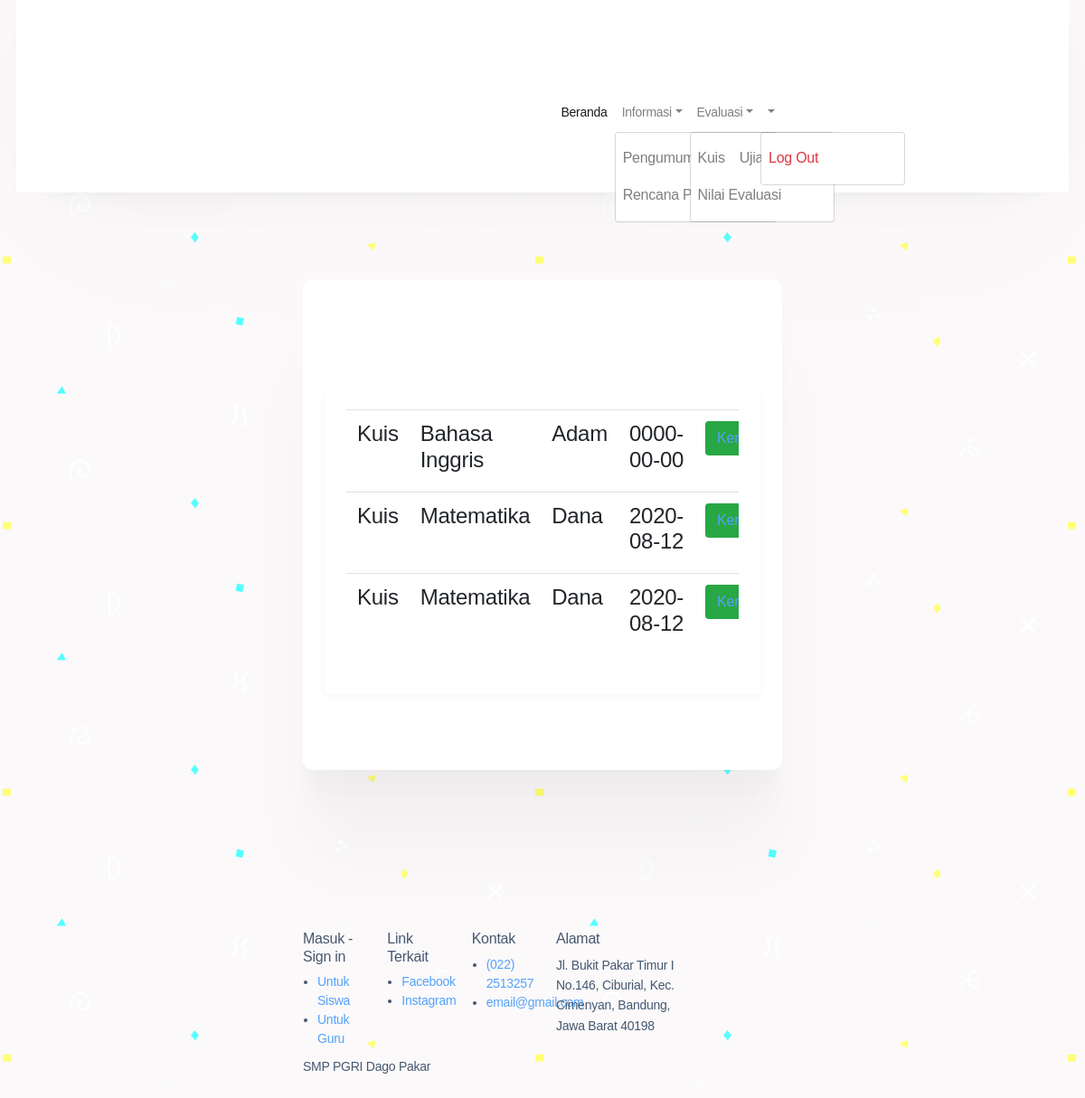
/index.php/user/kuis, run on the app's committed database.
### tables this page shows
CREATE TABLE `evaluasi` (
  `id_evaluasi` varchar(10) NOT NULL,
  `jenis_evaluasi` varchar(25) NOT NULL,
  `nama_materi` varchar(100) NOT NULL,
  `nama_guru` varchar(100) NOT NULL,
  `tanggal` date NOT NULL,
  `lampiran` varchar(128) NOT NULL
);

### application/controllers/User.php (called while the page is built, shortened)
<?php
class User extends CI_Controller
{
    public function __construct()
    {
        $this->load->library('form_validation');
    }
    public function kuis()
    {
        $this->load->model('m_evaluasi');
        $data['user'] = $this->db->get_where('data_siswa', ['email' =>
            $this->session->userdata('email')])->row_array();
        $data['user'] = $this->m_evaluasi->kuis()->result();
        $this->load->view('template/nav_user');
        $this->load->view('user/kuis', $data);
        $this->load->view('template/footer');
    }
}

### index.php (called while the page is built, shortened)
<?php
require_once BASEPATH.'core/CodeIgniter.php';

### application/models/M_evaluasi.php (called while the page is built, shortened)
<?php
class M_evaluasi extends CI_Model
{
    public function kuis()
    {
        $jenis_evaluasi = 'Kuis';
        $this->db->where('jenis_evaluasi', $jenis_evaluasi);
        return $this->db->get('evaluasi');
    }
}

### application/views/user/kuis.php (the view, shortened to what this page needs)
<div class="container">
    <div class="bg-white mx-auto p-4 buat-text" data-aos="fade-down" data-aos-duration="1400"
        style="width: 100%; border-radius:10px;">
        <div class="row">
                    <div class="col-md-12">
                        <div class="container bg-white p-4"
                            style="border-radius:3px;box-shadow:rgba(0, 0, 0, 0.03) 0px 4px 8px 0px">
                            <div class="table-responsive">
                                <table id="example" class="table align-items-center table-flush">
                                    <tbody>
                                        <?php
                                        foreach ($user as $u) {
                                            ?>
                                        <tr class="text-left">
                                            <td class="text-leftt">
                                                <h4><?php echo $u->jenis_evaluasi ?></h4>
                                            </td>
                                            <th scope="row">
                                                <h4><?php echo $u->nama_materi ?></h4>
                                            </th>
                                            <td class="text-leftt">
                                                <h4><?php echo $u->nama_guru ?></h4>
                                            </td>
                                            <td class="text-right">
                                                <h4><?php echo $u->tanggal ?></h4>
                                            </td>
                                            <td class="text-right">
                                            <a href="<?php echo site_url('user/soal/' . $u->id_evaluasi); ?>"
                                                class="btn btn-success">Kerjakan</a>
                                            </td>
                                        </tr>
                                        <?php
                                            }
                                            ?>
                                    </tbody>
                                </table>
                            </div>
                        </div>
                    </div>
                </div>
    </div>
</div>
<br>

### application/views/template/nav_user.php (shortened to what this page needs)
<!doctype html>
<html lang="en">
<head>
    <link href="https://unpkg.com/aos@2.3.1/dist/aos.css" rel="stylesheet">
    <link rel="stylesheet" href="<?=base_url('assets/')?>css/bootstrap.css">
    <link rel="stylesheet" href="<?=base_url('assets/')?>vendors/linericon/style.css">
    <link rel="stylesheet" href="<?=base_url('assets/')?>css/font-awesome.min.css">
    <link rel="stylesheet" href="<?=base_url('assets/')?>vendors/owl-carousel/owl.carousel.min.css">
    <link rel="stylesheet" href="<?=base_url('assets/')?>vendors/lightbox/simpleLightbox.css">
    <link rel="stylesheet" href="<?=base_url('assets/')?>vendors/nice-select/css/nice-select.css">
    <link rel="stylesheet" href="<?=base_url('assets/')?>vendors/animate-css/animate.css">
    <link rel="stylesheet" href="<?=base_url('assets/')?>vendors/popup/magnific-popup.css">
    <link rel="stylesheet" href="<?=base_url('assets/')?>css/style.css">
    <link rel="stylesheet" href="<?=base_url('assets/')?>css/user_style.css">
    <link rel="stylesheet" href="<?=base_url('assets/')?>css/materi_style.css">
    <link rel="stylesheet" href="<?=base_url('assets/')?>css/responsive.css">
</head>
<body style="overflow-x:hidden;background-color:#fbf9fa">
    <header class="header_area" style="background-color: white !important;">
        <div class="main_menu">
            <nav class="navbar navbar-expand-lg navbar-light">
                <div class="container">
                    <div class="collapse navbar-collapse offset" id="navbarSupportedContent">
                        <ul class="nav navbar-nav menu_nav ml-auto">
                            <li class="nav-item active"><a class="nav-link" href="<?=base_url('user')?>">Beranda</a>
                            </li>
                            <li class="nav-item submenu dropdown" id="navpelajaran">
                                <a href="#" class="nav-link dropdown-toggle"
                                    role="button" aria-haspopup="true" aria-expanded="false">Informasi</a>
                                <ul class="nav dropdown-menu ml-auto">
                                    <li class=" nav-item "><a class="nav-link text" href="<?=base_url('user/pengumuman')?>">Pengumuman</a></li>
                                    <li class=" nav-item "><a class="nav-link text" href="<?=base_url('user/rencana_pembelajaran')?>">Rencana&nbspPembelajaran</a></li>
                                </ul>
                            </li>
                            <li class="nav-item submenu dropdown" id="navpelajaran">
                                <a href="#" class="nav-link dropdown-toggle"
                                    role="button" aria-haspopup="true" aria-expanded="false">Evaluasi</a>
                                <ul class="nav dropdown-menu ml-auto">
                                    <li class=" nav-item "><a class="nav-link text" href="<?=base_url('user/kuis')?>">Kuis</a></li>
                                    <li class=" nav-item "><a class="nav-link text" href="<?=base_url('user/ujian')?>">Ujian</a></li>
                                    <li class=" nav-item "><a class="nav-link text" href="<?=base_url('user/nilai')?>">Nilai&nbspEvaluasi</a></li>
                                </ul>
                            </li>
                            <li class="nav-item submenu dropdown" id="navpelajaran">
                                <a href="#" class="nav-link dropdown-toggle"
                                    role="button" aria-haspopup="true" aria-expanded="false"><?php
?></a>
                                <ul class="nav dropdown-menu ml-auto">
                                    <li class=" nav-item "><a class="nav-link text-danger" href="<?=base_url('welcome/logout')?>">Log Out</a></li>
                                </ul>
                            </li>
                        </ul>
                    </div>
                </div>
            </nav>
        </div>
    </header>

### application/views/template/footer.php (shortened to what this page needs)
<footer class="footer-area p_60">
    <div class="container">
        <div class="row">
            <div class="col-lg-2  col-md-6 col-sm-6">
                <div class="single-footer-widget tp_widgets">
                    <h6 class="footer_title">Masuk - Sign in</h6>
                    <ul class="list">
                        <li><a href="#" data-toggle="modal" data-target="#exampleModalCenter">Untuk Siswa</a></li>
                        <li><a href="<?=base_url('welcome/guru')?>">Untuk Guru</a></li>
                    </ul>
                </div>
            </div>
            <div class="col-lg-2  col-md-6 col-sm-6">
                <div class="single-footer-widget tp_widgets">
                    <h6 class="footer_title">Link Terkait</h6>
                    <ul class="list">
                        <li><a href="javaScript:void(0);">Facebook</a></li>
                        <li><a href="javaScript:void(0);">Instagram</a></li>
                    </ul>
                </div>
            </div>
            <div class="col-lg-2  col-md-6 col-sm-6">
                <div class="single-footer-widget tp_widgets">
                    <h6 class="footer_title">Kontak</h6>
                    <ul class="list">
                        <li><a href="tel:+62222513257">(022) 2513257</a></li>
                        <li><a href="mailto:email@gmail.com">email@gmail.com</a></li>
                    </ul>
                </div>
            </div>
            <div class="col-lg-4 col-md-6 col-sm-6">
                <div class="single-footer-widget tp_widgets">
                    <h6 class="footer_title">Alamat</h6>
                    <p>Jl. Bukit Pakar Timur I No.146, Ciburial, Kec. Cimenyan, Bandung, Jawa Barat 40198</p>
                </div>
            </div>
        </div>
        <div class="row footer-bottom d-flex justify-content-between align-items-center">
            <p class="col-lg-8 col-md-8 footer-text m-0">
                SMP PGRI Dago Pakar
            </p>
        </div>
    </div>
</footer>
</body>
</html>

### assets/css/user_style.css (style rules this page uses)
body { background-color: #ffffff; background-attachment: fixed; }
.buat-text { box-shadow: 0 2.3px 1.9px rgba(0, 0, 0, 0.002), 0 5.4px 4.3px rgba(0, 0, 0, 0.005), 0 9.7px 7.7px rgba(0, 0, 0, 0.007), 0 16.1px 12.8px rgba(0, 0, 0, 0.01), 0 26.5px 21.2px rgba(0, 0, 0, 0.014), 0 46.2px 37px rgba(0, 0, 0, 0.019), 0 100px 80px rgba(0, 0, 0, 0.03); }
.navbar { box-shadow: 0 0.3px 5.6px rgba(0, 0, 0, 0.007), 0 0.7px 12.6px rgba(0, 0, 0, 0.01), 0 1.2px 22px rgba(0, 0, 0, 0.013), 0 1.9px 34.9px rgba(0, 0, 0, 0.015), 0 2.9px 53.9px rgba(0, 0, 0, 0.017), 0 4.5px 84.1px rgba(0, 0, 0, 0.02), 0 7.5px 139.6px rgba(0, 0, 0, 0.023), 0 15px 279px rgba(0, 0, 0, 0.03); }

### assets/css/materi_style.css (style rules this page uses)
body { background-color: #ffffff; background-attachment: fixed; }
.buat-text { box-shadow: 0 2.3px 1.9px rgba(0, 0, 0, 0.002), 0 5.4px 4.3px rgba(0, 0, 0, 0.005), 0 9.7px 7.7px rgba(0, 0, 0, 0.007), 0 16.1px 12.8px rgba(0, 0, 0, 0.01), 0 26.5px 21.2px rgba(0, 0, 0, 0.014), 0 46.2px 37px rgba(0, 0, 0, 0.019), 0 100px 80px rgba(0, 0, 0, 0.03); }
.navbar { box-shadow: 0 0.3px 5.6px rgba(0, 0, 0, 0.007), 0 0.7px 12.6px rgba(0, 0, 0, 0.01), 0 1.2px 22px rgba(0, 0, 0, 0.013), 0 1.9px 34.9px rgba(0, 0, 0, 0.015), 0 2.9px 53.9px rgba(0, 0, 0, 0.017), 0 4.5px 84.1px rgba(0, 0, 0, 0.02), 0 7.5px 139.6px rgba(0, 0, 0, 0.023), 0 15px 279px rgba(0, 0, 0, 0.03); }

### data on the page
evaluasi: jenis_evaluasi "Kuis", nama_materi "Bahasa Inggris", nama_guru "Adam", tanggal "0000-00-00"
evaluasi: jenis_evaluasi "Kuis", nama_materi "Matematika", nama_guru "Dana", tanggal "2020-08-12"
evaluasi: jenis_evaluasi "Kuis", nama_materi "Matematika", nama_guru "Dana", tanggal "2020-08-12"
